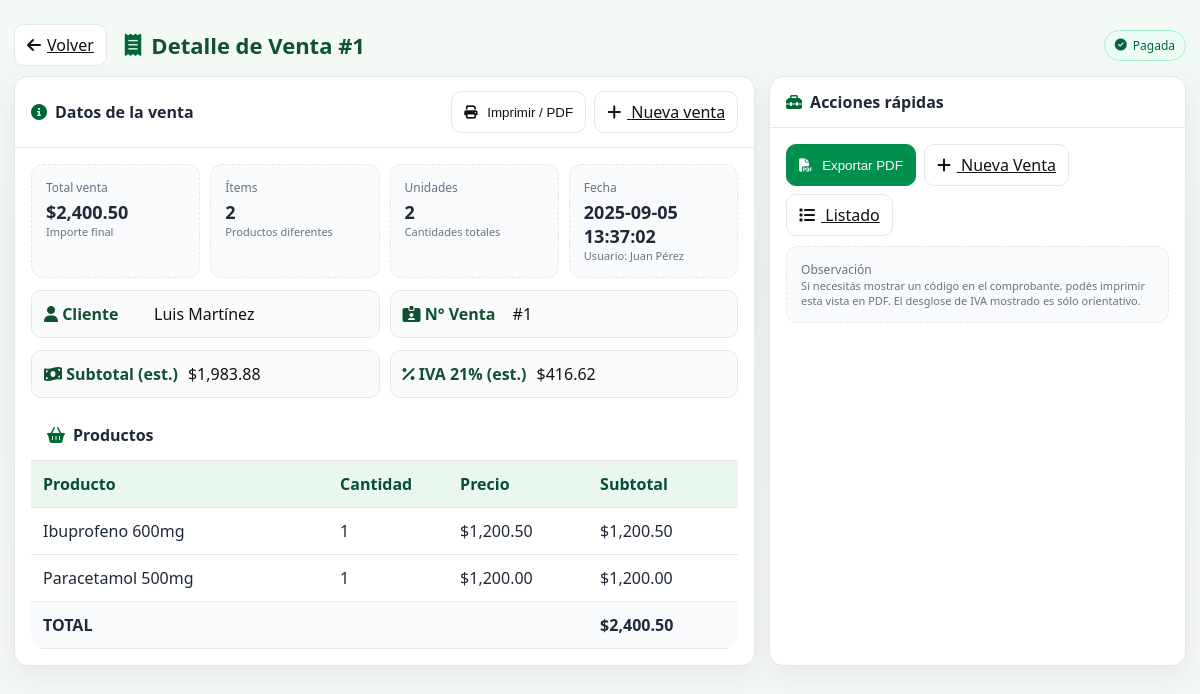
Page /ventas_ver.php?id=1 on the earlier database version.
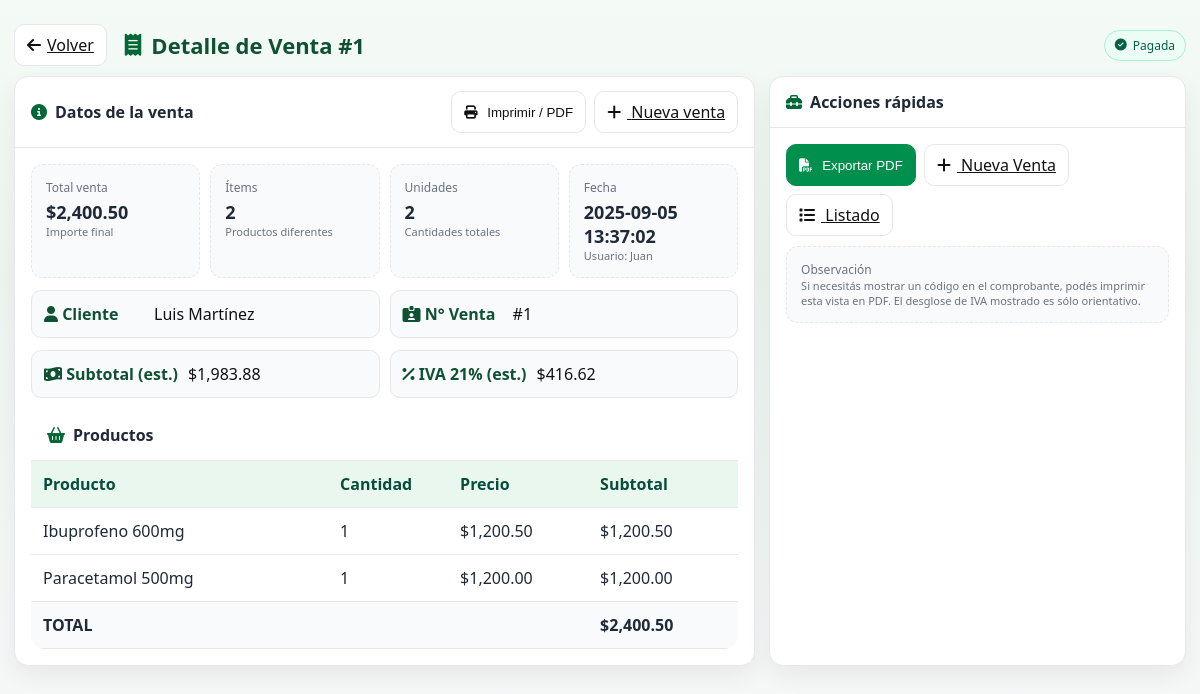
Same page on the later database version.
### tables this page shows
CREATE TABLE Venta (
    id INT AUTO_INCREMENT PRIMARY KEY,
    cliente_id INT,
    usuario_id INT,
    fecha DATETIME DEFAULT CURRENT_TIMESTAMP,
    total DECIMAL(10,2),
    estado ENUM('Pagada','Pendiente') DEFAULT 'Pendiente',
    FOREIGN KEY (cliente_id) REFERENCES Cliente(id) ON DELETE CASCADE,
    FOREIGN KEY (usuario_id) REFERENCES Usuario(id) ON DELETE CASCADE
);

CREATE TABLE Usuario (
    id INT AUTO_INCREMENT PRIMARY KEY,
    nombre VARCHAR(100) NOT NULL,
    apellido VARCHAR(100) NOT NULL,
    dni VARCHAR(20) UNIQUE NOT NULL,
    domicilio VARCHAR(200),
    telefono VARCHAR(20),
    email VARCHAR(100) UNIQUE NOT NULL,
    password VARCHAR(255) NOT NULL,
    rol ENUM('Administrador','Farmaceutico','Empleado','Cliente') NOT NULL,
    fecha_creacion DATETIME DEFAULT CURRENT_TIMESTAMP
);

CREATE TABLE Cliente (
    id INT AUTO_INCREMENT PRIMARY KEY,
    nombre VARCHAR(100) NOT NULL,
    apellido VARCHAR(100) NOT NULL,
    tipoDocumento ENUM('DNI','CUIT','CUIL') NOT NULL,
    nroDocumento VARCHAR(20) UNIQUE NOT NULL,
    telefono VARCHAR(20),
    email VARCHAR(100),
    direccion VARCHAR(200)
);

### ventas_ver.php (the view, shortened to what the changed rows need)
<?php
$conn = new Conexion();
$db   = $conn->conexion;
$id   = (int)$_GET['id'];
$st = $db->prepare("SELECT v.id, v.fecha, v.total, v.estado,
                           c.nombre AS cliente, c.apellido, u.nombre AS usuario
                    FROM Venta v
                    LEFT JOIN Cliente c ON v.cliente_id = c.id
                    INNER JOIN Usuario u ON v.usuario_id = u.id
                    WHERE v.id=?");
$st->bind_param("i",$id);
$st->execute();
$venta = $st->get_result()->fetch_assoc();
$subtotalEst = $venta['total'] > 0 ? round($venta['total'] / 1.21, 2) : 0;
$ivaEst      = $venta['total'] - $subtotalEst;
$clienteNom = $venta['cliente'] ? ($venta['cliente'].' '.$venta['apellido']) : 'Consumidor Final';
$estado = $venta['estado'] ?? 'Pendiente';
?>
<!DOCTYPE html>
<html lang="es">
<head>
<link rel="stylesheet"
      href="https://cdnjs.cloudflare.com/ajax/libs/font-awesome/6.5.0/css/all.min.css">
</head>
<body>
<div class="container">
  <div class="topbar">
    <a href="ventas_listar.php" class="btn"><i class="fa-solid fa-arrow-left"></i>Volver</a>
    <div class="title"><i class="fa-solid fa-receipt" style="color:#006837"></i>
      <strong>Detalle de Venta #<?= (int)$venta['id'] ?></strong>
    </div>
    <?php
      $cls = $estado==='Pagada' ? 'ok' : ($estado==='Pendiente' ? 'warn' : 'danger');
    ?>
    <span class="badge <?= $cls ?>"><i class="fa-solid fa-circle-check"></i><?= htmlspecialchars($estado) ?></span>
  </div>
  <div class="grid">
    <section class="card">
      <div class="card-body">
        <div class="kpis" style="margin-bottom:12px">
          <div class="kpi">
            <div class="label">Total venta</div>
            <div class="value">$<?= number_format((float)$venta['total'],2) ?></div>
            <div class="hint">Importe final</div>
          </div>
          <div class="kpi">
            <div class="label">Fecha</div>
            <div class="value"><?= htmlspecialchars($venta['fecha']) ?></div>
            <div class="hint">Usuario: <?= htmlspecialchars($venta['usuario']) ?></div>
          </div>
        </div>
        <div class="info" style="margin-bottom:12px">
          <div class="row"><div class="lbl"><i class="fa-solid fa-user"></i> Cliente</div>
            <div class="val"><?= htmlspecialchars($clienteNom) ?></div></div>
          <div class="row"><div class="lbl"><i class="fa-solid fa-id-card-clip"></i> N° Venta</div>
            <div class="val">#<?= (int)$venta['id'] ?></div></div>
        </div>
        <div class="info" style="margin-bottom:12px">
          <div class="row"><div class="lbl"><i class="fa-solid fa-money-bill-wave"></i> Subtotal (est.)</div>
            <div class="val">$<?= number_format($subtotalEst,2) ?></div></div>
          <div class="row"><div class="lbl"><i class="fa-solid fa-percent"></i> IVA 21% (est.)</div>
            <div class="val">$<?= number_format($ivaEst,2) ?></div></div>
        </div>
        <div class="card" style="border:none; box-shadow:none">
          <div class="card-body" style="padding:0">
            <table class="table">
              <thead>
                <tr>
                  <th>Producto</th>
                  <th class="text-right" style="width:120px">Cantidad</th>
                  <th class="text-right" style="width:140px">Precio</th>
                  <th class="text-right" style="width:150px">Subtotal</th>
                </tr>
              </thead>
              <tfoot>
                <tr>
                  <td colspan="3" class="text-right">TOTAL</td>
                  <td class="text-right">$<?= number_format((float)$venta['total'],2) ?></td>
                </tr>
              </tfoot>
            </table>
          </div>
        </div>
      </div>
    </section>
  </div>
</div>
</body>
</html>

Differences in the rows shown:
changed through a linked row, venta "Pagada": usuario.nombre "Juan Pérez" → "Juan"
